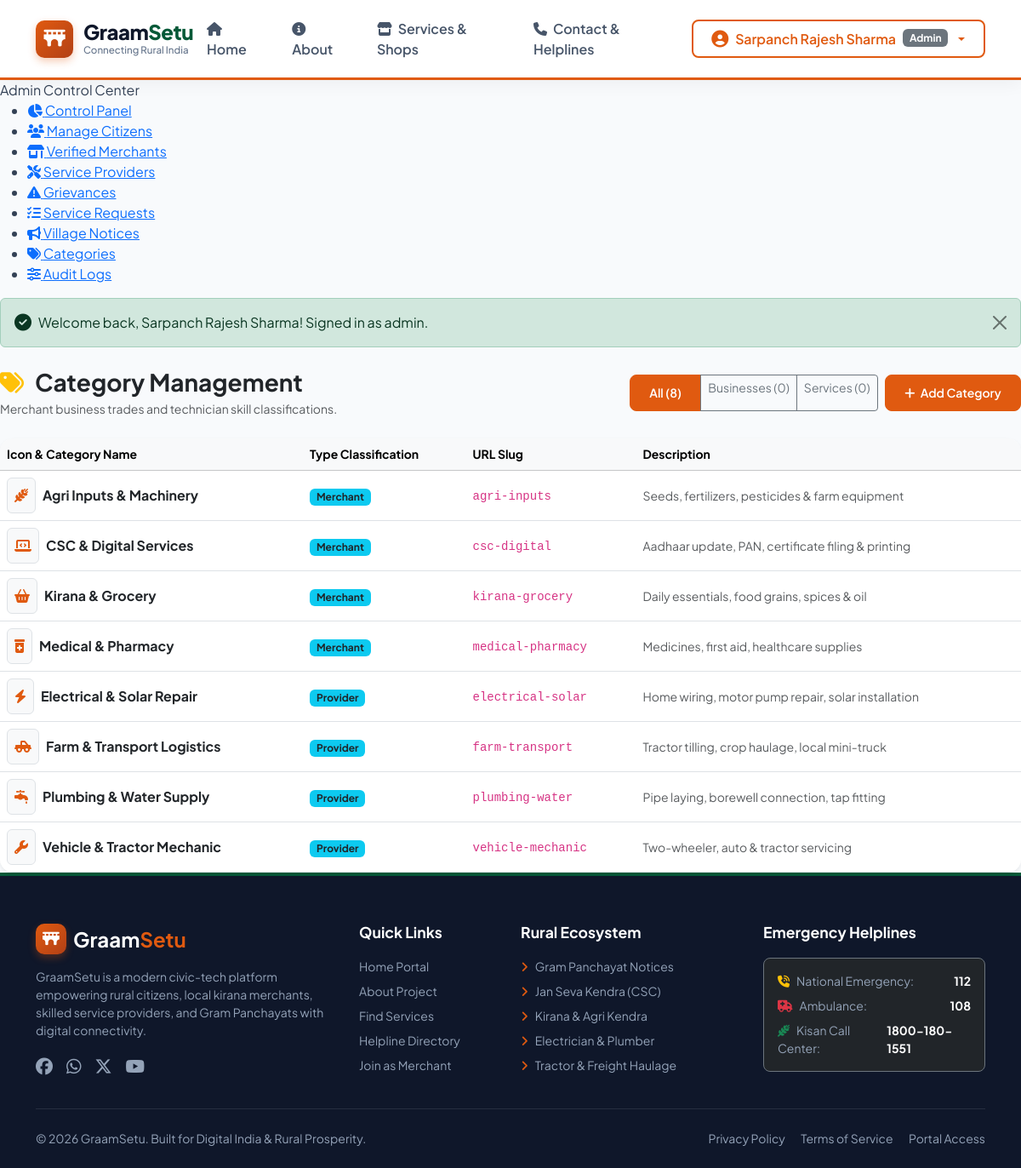
The app's page /categories.php (signed in) with its own data.
### tables this page shows
CREATE TABLE users (
    id INT AUTO_INCREMENT PRIMARY KEY,
    role_id INT NOT NULL,
    full_name VARCHAR(120) NOT NULL,
    email VARCHAR(150) NOT NULL UNIQUE,
    phone VARCHAR(20) NOT NULL,
    password_hash VARCHAR(255) NOT NULL,
    village_name VARCHAR(100) NOT NULL,
    district VARCHAR(100) NOT NULL DEFAULT 'Sehore',
    state VARCHAR(100) NOT NULL DEFAULT 'Madhya Pradesh',
    pincode VARCHAR(10) NOT NULL DEFAULT '466001',
    status ENUM('active', 'pending', 'suspended') NOT NULL DEFAULT 'active',
    profile_image VARCHAR(255) NULL DEFAULT 'assets/images/default-avatar.png',
    created_at TIMESTAMP DEFAULT CURRENT_TIMESTAMP,
    updated_at TIMESTAMP DEFAULT CURRENT_TIMESTAMP ON UPDATE CURRENT_TIMESTAMP,
    FOREIGN KEY (role_id) REFERENCES roles(id) ON DELETE RESTRICT ON UPDATE CASCADE,
    INDEX idx_user_role (role_id),
    INDEX idx_user_village (village_name),
    INDEX idx_user_status (status)
);

CREATE TABLE roles (
    id INT AUTO_INCREMENT PRIMARY KEY,
    name VARCHAR(50) NOT NULL UNIQUE,
    display_name VARCHAR(100) NOT NULL,
    description VARCHAR(255) NULL,
    created_at TIMESTAMP DEFAULT CURRENT_TIMESTAMP
);

CREATE TABLE categories (
    id INT AUTO_INCREMENT PRIMARY KEY,
    name VARCHAR(100) NOT NULL,
    slug VARCHAR(100) NOT NULL UNIQUE,
    type ENUM('merchant', 'provider') NOT NULL,
    icon_class VARCHAR(50) NOT NULL DEFAULT 'fa-solid fa-store',
    description VARCHAR(255) NULL,
    created_at TIMESTAMP DEFAULT CURRENT_TIMESTAMP
);

### auth.php (called while the page is built, shortened)
<?php
require_once __DIR__ . '/functions.php';
function current_user(): ?array {
    $db = Database::getConnection();
    $stmt = $db->prepare("
        SELECT u.*, r.name AS role_name, r.description AS role_display
        FROM users u
        JOIN roles r ON u.role_id = r.id
        WHERE u.id = :id
    ");
    $stmt->execute([':id' => $_SESSION['user_id']]);
    $user = $stmt->fetch();
    if ($user && $user['status'] === 'active') {
        return $user;
    } else {
        logout_user();
        return null;
    }
}

### categories.php (the view, shortened to what this page needs)
<?php
require_once __DIR__ . '/../includes/auth.php';
$db = Database::getConnection();
$type_filter = trim($_GET['type'] ?? 'all');
$sql = "SELECT * FROM categories WHERE 1=1";
$params = [];
$sql .= " ORDER BY type ASC, name ASC";
$stmt = $db->prepare($sql);
$stmt->execute($params);
$categories = $stmt->fetchAll();
$count_all = (int)$db->query("SELECT COUNT(*) FROM categories")->fetchColumn();
$count_business = (int)$db->query("SELECT COUNT(*) FROM categories WHERE type = 'business'")->fetchColumn();
$count_service = (int)$db->query("SELECT COUNT(*) FROM categories WHERE type = 'service'")->fetchColumn();
require_once __DIR__ . '/../includes/header.php';
require_once __DIR__ . '/../includes/navbar.php';
?>
<div class="dashboard-wrapper">
    <div class="dashboard-sidebar">
        <div class="sidebar-heading">Admin Control Center</div>
        <ul class="sidebar-menu">
            <li class="sidebar-menu-item"><a href="<?= BASE_URL ?>/admin/dashboard.php" class="sidebar-link"><i class="fa-solid fa-chart-pie"></i> Control Panel</a></li>
            <li class="sidebar-menu-item"><a href="<?= BASE_URL ?>/admin/users.php" class="sidebar-link"><i class="fa-solid fa-users"></i> Manage Citizens</a></li>
            <li class="sidebar-menu-item"><a href="<?= BASE_URL ?>/admin/merchants.php" class="sidebar-link"><i class="fa-solid fa-shop"></i> Verified Merchants</a></li>
            <li class="sidebar-menu-item"><a href="<?= BASE_URL ?>/admin/providers.php" class="sidebar-link"><i class="fa-solid fa-screwdriver-wrench"></i> Service Providers</a></li>
            <li class="sidebar-menu-item"><a href="<?= BASE_URL ?>/admin/complaints.php" class="sidebar-link"><i class="fa-solid fa-triangle-exclamation"></i> Grievances</a></li>
            <li class="sidebar-menu-item"><a href="<?= BASE_URL ?>/admin/requests.php" class="sidebar-link"><i class="fa-solid fa-list-check"></i> Service Requests</a></li>
            <li class="sidebar-menu-item"><a href="<?= BASE_URL ?>/admin/announcements.php" class="sidebar-link"><i class="fa-solid fa-bullhorn"></i> Village Notices</a></li>
            <li class="sidebar-menu-item"><a href="<?= BASE_URL ?>/admin/categories.php" class="sidebar-link active"><i class="fa-solid fa-tags"></i> Categories</a></li>
            <li class="sidebar-menu-item"><a href="<?= BASE_URL ?>/admin/settings.php" class="sidebar-link"><i class="fa-solid fa-sliders"></i> Audit Logs</a></li>
        </ul>
    </div>
    <div class="dashboard-content">
        <?= render_flash_messages() ?>
        <div class="d-flex flex-column flex-md-row justify-content-between align-items-md-center gap-3 mb-4">
            <div>
                <h3 class="fw-bold text-dark mb-1"><i class="fa-solid fa-tags text-warning me-2"></i> Category Management</h3>
                <p class="text-muted small mb-0">Merchant business trades and technician skill classifications.</p>
            </div>
            <div class="d-flex gap-2">
                <div class="btn-group btn-group-sm">
                    <a href="<?= BASE_URL ?>/admin/categories.php?type=all" class="btn <?= $type_filter === 'all' ? 'btn-primary-gs' : 'btn-outline-secondary' ?>">All (<?= $count_all ?>)</a>
                    <a href="<?= BASE_URL ?>/admin/categories.php?type=business" class="btn <?= $type_filter === 'business' ? 'btn-primary-gs' : 'btn-outline-secondary' ?>">Businesses (<?= $count_business ?>)</a>
                    <a href="<?= BASE_URL ?>/admin/categories.php?type=service" class="btn <?= $type_filter === 'service' ? 'btn-primary-gs' : 'btn-outline-secondary' ?>">Services (<?= $count_service ?>)</a>
                </div>
                <button class="btn btn-primary-gs btn-sm" data-bs-toggle="modal" data-bs-target="#addCatModal">
                    <i class="fa-solid fa-plus me-1"></i> Add Category
                </button>
            </div>
        </div>
        <div class="card border-0 shadow-sm rounded-4 overflow-hidden bg-white">
            <div class="card-body p-0">
                <div class="table-responsive">
                    <table class="table table-hover align-middle mb-0">
                        <thead class="table-light small">
                            <tr>
                                <th>Icon & Category Name</th>
                                <th>Type Classification</th>
                                <th>URL Slug</th>
                                <th>Description</th>
                            </tr>
                        </thead>
                        <tbody>
                            <?php foreach ($categories as $cat): ?>
                                <tr>
                                    <td>
                                        <div class="d-flex align-items-center gap-2">
                                            <div class="p-2 rounded-2 bg-light border text-primary-gs">
                                                <i class="<?= e($cat['icon_class']) ?> fs-6"></i>
                                            </div>
                                            <strong class="text-dark"><?= e($cat['name']) ?></strong>
                                        </div>
                                    </td>
                                    <td>
                                        <span class="badge <?= match($cat['type']) {
                                            'business' => 'bg-primary-gs',
                                            'service' => 'bg-secondary-gs',
                                            default => 'bg-info text-dark'
                                        } ?>">
                                            <?= ucfirst(e($cat['type'])) ?>
                                        </span>
                                    </td>
                                    <td><code><?= e($cat['slug']) ?></code></td>
                                    <td><small class="text-muted"><?= e($cat['description'] ?: 'Standard platform category') ?></small></td>
                                </tr>
                            <?php endforeach; ?>
                        </tbody>
                    </table>
                </div>
            </div>
        </div>
    </div>
</div>
<?php require_once __DIR__ . '/../includes/footer.php'; ?>

### navbar.php (shortened to what this page needs)
<?php
require_once __DIR__ . '/auth.php';
$user = current_user();
$current_page = basename($_SERVER['SCRIPT_NAME']);
?>
<nav class="navbar navbar-expand-lg navbar-graamsetu sticky-top">
    <div class="container">
        <a class="navbar-brand-logo" href="<?= BASE_URL ?>/index.php">
            <div class="logo-badge">
                <i class="fa-solid fa-bridge"></i>
            </div>
            <div>
                <div class="brand-text">Graam<span>Setu</span></div>
                <span class="brand-tagline">Connecting Rural India</span>
            </div>
        </a>
        <div class="collapse navbar-collapse" id="graamsetuNavbar">
            <ul class="navbar-nav mx-auto mb-2 mb-lg-0">
                <li class="nav-item">
                    <a class="nav-link nav-link-gs <?= $current_page === 'index.php' ? 'active' : '' ?>" href="<?= BASE_URL ?>/index.php">
                        <i class="fa-solid fa-house me-1"></i> Home
                    </a>
                </li>
                <li class="nav-item">
                    <a class="nav-link nav-link-gs <?= $current_page === 'about.php' ? 'active' : '' ?>" href="<?= BASE_URL ?>/about.php">
                        <i class="fa-solid fa-circle-info me-1"></i> About
                    </a>
                </li>
                <li class="nav-item">
                    <a class="nav-link nav-link-gs <?= $current_page === 'services.php' ? 'active' : '' ?>" href="<?= BASE_URL ?>/services.php">
                        <i class="fa-solid fa-store me-1"></i> Services & Shops
                    </a>
                </li>
                <li class="nav-item">
                    <a class="nav-link nav-link-gs <?= $current_page === 'contact.php' ? 'active' : '' ?>" href="<?= BASE_URL ?>/contact.php">
                        <i class="fa-solid fa-phone me-1"></i> Contact & Helplines
                    </a>
                </li>
            </ul>
            <div class="d-flex align-items-center gap-2">
                <?php if ($user): ?>
                    <div class="dropdown">
                        <button class="btn btn-outline-gs dropdown-toggle d-flex align-items-center gap-2" type="button" data-bs-toggle="dropdown" aria-expanded="false">
                            <i class="fa-solid fa-user-circle fs-5"></i>
                            <span><?= e($user['full_name']) ?></span>
                            <span class="badge bg-secondary text-capitalize"><?= e($user['role_name']) ?></span>
                        </button>
                    </div>
                <?php endif; ?>
            </div>
        </div>
    </div>
</nav>

### records on screen
users: full_name "Sarpanch Rajesh Sharma", role.name "Admin"
categories: name "Agri Inputs & Machinery", type "Merchant", slug "agri-inputs", description "Seeds, fertilizers, pesticides & farm equipment"
categories: name "CSC & Digital Services", type "Merchant", slug "csc-digital", description "Aadhaar update, PAN, certificate filing & printing"
categories: name "Kirana & Grocery", type "Merchant", slug "kirana-grocery", description "Daily essentials, food grains, spices & oil"
categories: name "Medical & Pharmacy", type "Merchant", slug "medical-pharmacy", description "Medicines, first aid, healthcare supplies"
categories: name "Electrical & Solar Repair", type "Provider", slug "electrical-solar", description "Home wiring, motor pump repair, solar installation"
categories: name "Farm & Transport Logistics", type "Provider", slug "farm-transport", description "Tractor tilling, crop haulage, local mini-truck"
categories: name "Plumbing & Water Supply", type "Provider", slug "plumbing-water", description "Pipe laying, borewell connection, tap fitting"
categories: name "Vehicle & Tractor Mechanic", type "Provider", slug "vehicle-mechanic", description "Two-wheeler, auto & tractor servicing"

### other values on screen
$message "Welcome back, Sarpanch Rajesh Sharma! Signed in as admin."
$count_all "8"
$count_business "0"
$count_service "0"
